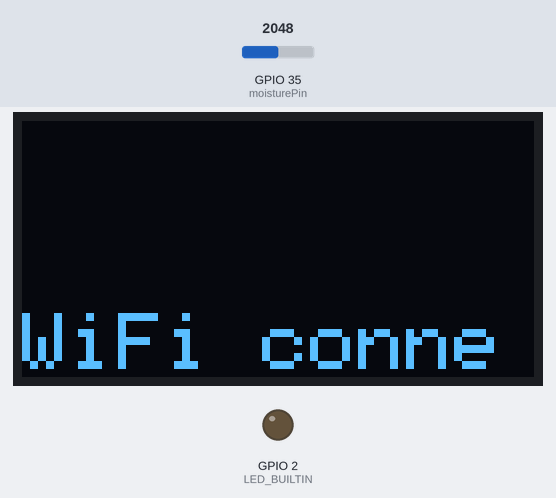
The sketch below on a simulated ESP32. Shown: 128×64 one-colour display, output pins drawn as LEDs (lit = HIGH). The test bench sets the inputs (shaded band); at power-on: GPIO 35 (moisturePin) = 2048. The OLED is the two-colour kind (top 16 rows yellow); WiFi joins after 1.5 s; servers stay silent unless stated; the local clock reads 2024-03-15 10:24:30 at power-on unless the sketch sets it; what the sketch prints to the serial monitor is not drawn.

Above: at 4.7 s.
At 7.0 s:
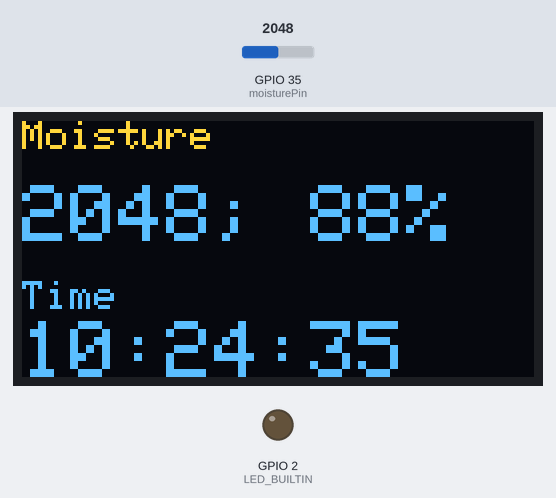
7.1 s: GPIO 35 (moisturePin) set to 1460
At 12.1 s:
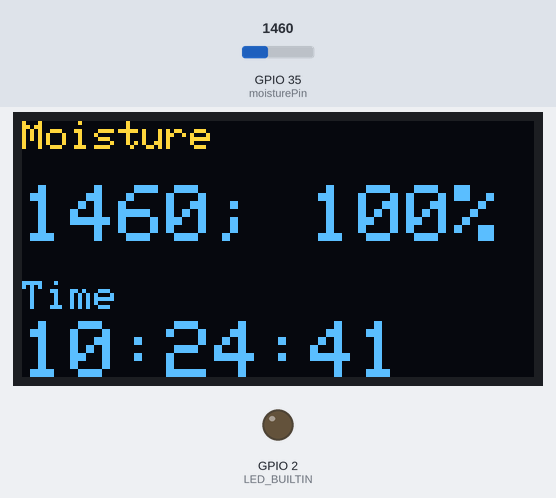
17.6 s: GPIO 35 (moisturePin) set to 1540
At 21.9 s:
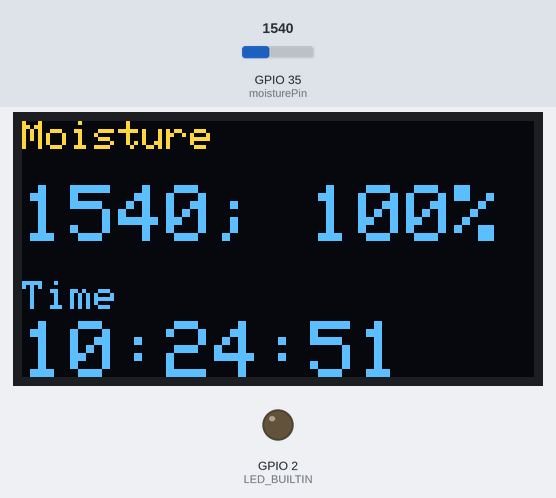
27.8 s: GPIO 35 (moisturePin) set to 1228
At 32.7 s:
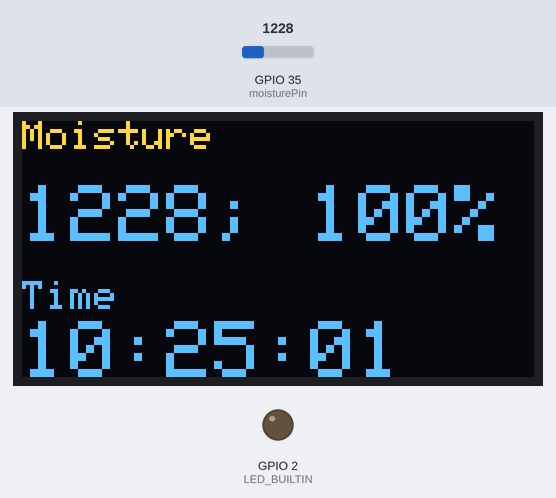
Timing chart, 0 to 43.3 s (numbered marks = the images above; inputs shaded):
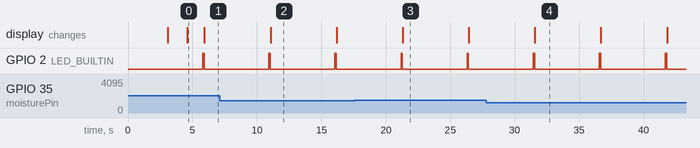

Measured:
- by itself, GPIO 2 (LED_BUILTIN): alternates HIGH for 0.10 s and LOW for 5.0 s
- what the display in image 0 shows lasts 1.3 s, from 4.6 s to 5.9 s
- what the display in image 2 shows lasts 5.1 s, from 11.1 s to 16.2 s

The sketch:

capacitive_moisture_sensor-home.ino
```cpp
#include <Adafruit_GFX.h>
#include <Adafruit_SSD1306.h>
#include <ArduinoOTA.h>
#include <WebServer.h>
#include <WiFi.h>
#include <WiFiClient.h>
#include <WiFiServer.h>
#include <Wire.h>

#define SCREEN_WIDTH 128
#define SCREEN_HEIGHT 64
#define OLED_RESET -1
#define LED_BUILTIN 2

Adafruit_SSD1306 display(SCREEN_WIDTH, SCREEN_HEIGHT, &Wire, OLED_RESET);

// WiFi config
const char* ssid = "FF417-mini_PC";
const char* password = "FF417168";
WiFiServer tcpServer(23);  // data logger
WebServer webServer(80);   // webpage
String logBuffer = "";
String latestData = "";
WiFiClient clientToMiniPC;
WiFiClient incomingClient;
const char* mini_PC_ip = "192.168.137.2";
int mini_PC_port = 5000;

// capacitive moisture config
const int moisturePin = 35;
const int dryValue = 3900;
const int wetValue = 1800;

void handleRoot() {
    String html = "<html><head><meta http-equiv='refresh' content='2'></head><body>";
    html += "<h2>Latest</h2><pre>" + latestData + "</pre>";
    html += "<h2>Log</h2><pre>" + logBuffer + "</pre>";
    html += "</body></html>";
    webServer.send(200, "text/html", html);
}

void i2cScan() {
    Serial.println("\n===== I2C Scanner =====");
    Serial.println("Scanning for OLED...");

    byte error, address;
    int nDevices = 0;

    for (address = 1; address < 127; address++) {
        Wire.beginTransmission(address);
        error = Wire.endTransmission();

        if (error == 0) {
            Serial.print("I2C device found at address 0x");
            if (address < 16) Serial.print("0");
            Serial.print(address, HEX);
            Serial.println("  ← OLED monitor");
            nDevices++;
        } else if (error == 4) {
            Serial.print("Unknown error at address 0x");
            if (address < 16) Serial.print("0");
            Serial.println(address, HEX);
        }
    }

    if (nDevices == 0) {
        Serial.println("No I2C devices found");
    } else {
        Serial.println("Scan complete.");
    }
    Serial.println("=======================\n");
}

void setup() {
    Serial.begin(115200);
    delay(3000);

    Serial.println("Setup start...");

    Wire.begin(21, 22);
    i2cScan();

    // ==== initilize OLED ====
    if (!display.begin(SSD1306_SWITCHCAPVCC, 0x3C)) {
        if (!display.begin(SSD1306_SWITCHCAPVCC, 0x3D)) {
            Serial.println("OLED failed");
            for (;;);
        }
    }

    // ==== initialize built-in LED light ====
    pinMode(LED_BUILTIN, OUTPUT);

    // ==== connecting to WiFi ====
    display.clearDisplay();
    display.setTextColor(SSD1306_WHITE);
    display.setTextSize(2);
    display.println("Connecting to WiFi...");
    display.display();

    Serial.print("Connecting to WiFi...");
    WiFi.mode(WIFI_STA);
    WiFi.begin(ssid, password);
    int attempts = 0;
    while (WiFi.status() != WL_CONNECTED && attempts < 30) {  // wait up to ~15 seconds
        delay(500);
        Serial.print(".");
        attempts++;
    }

    if (WiFi.status() == WL_CONNECTED) {
        Serial.println("\nWiFi connected");
        Serial.print("IP: ");
        Serial.println(WiFi.localIP());

        display.clearDisplay();
        display.setTextSize(2);
        display.println("WiFi connected");
        display.display();

        webServer.on("/", handleRoot);
        webServer.begin();
        tcpServer.begin();
        Serial.println("Open http://" + WiFi.localIP().toString());
    } else {
        Serial.println("\nFailed to connect");
        Serial.print("Status: ");
        Serial.println(WiFi.status());
    }

    ArduinoOTA.setPassword("Amoking2_");
    ArduinoOTA.begin();

    if (clientToMiniPC.connect(mini_PC_ip, mini_PC_port)) {
        String timeFromPC = clientToMiniPC.readStringUntil('\n');
        Serial.println("Received: " + timeFromPC);
        clientToMiniPC.stop();

        struct tm timeinfo;
        int year, month, day, hour, min, sec;

        if (sscanf(timeFromPC.c_str(), "%d-%d-%d %d:%d:%d",
                   &year, &month, &day, &hour, &min, &sec) == 6) {
            timeinfo.tm_year = year - 1900;
            timeinfo.tm_mon = month - 1;
            timeinfo.tm_mday = day;
            timeinfo.tm_hour = hour;
            timeinfo.tm_min = min;
            timeinfo.tm_sec = sec;

            time_t t = mktime(&timeinfo);
            struct timeval tv = {.tv_sec = t};
            settimeofday(&tv, NULL);

            Serial.println("Time set OK");
        } else {
            Serial.println("Parse failed");
        }
    } else {
        Serial.println("Connect failed");
    }

    struct tm timeinfo;
    char timeStr[20];
    if (getLocalTime(&timeinfo)) {
        strftime(timeStr, sizeof(timeStr), "%H:%M:%S", &timeinfo);
        Serial.println(timeStr);
    }
}

void loop() {
    ArduinoOTA.handle();
    webServer.handleClient();
    digitalWrite(LED_BUILTIN, HIGH);
    delay(100);
    digitalWrite(LED_BUILTIN, LOW);

    // Accept new client if none is connected
    if (!incomingClient || !incomingClient.connected()) {
        incomingClient = tcpServer.accept();
    }

    // get mositure
    int raw = analogRead(moisturePin);
    int percent = map(raw, dryValue, wetValue, 0, 100);
    percent = constrain(percent, 0, 100);

    // get time
    struct tm timeinfo;
    char timeStr[20];
    if (getLocalTime(&timeinfo)) {
        strftime(timeStr, sizeof(timeStr), "%Y-%m-%d %H:%M:%S", &timeinfo);
    }

    char line[64];
    snprintf(line, sizeof(line), "%s, %d, %d\n", timeStr, raw, percent);
    // Serial & client output
    if (incomingClient && incomingClient.connected())
        incomingClient.printf(line);

    Serial.print(line);

    // webpage output
    latestData = line;
    logBuffer += line;
    if (logBuffer.length() > 1500) {
        logBuffer.remove(0, 500);  // keep buffer from growing forever
    }

    // show moisture and time on OLED
    display.clearDisplay();
    display.setTextSize(1);
    display.setCursor(0, 0);
    display.println("Moisture");

    display.setTextSize(2);
    display.setCursor(0, 16);
    display.print(raw);
    display.print("; ");
    display.print(percent);
    display.print("%");

    display.setTextSize(1);
    display.setCursor(0, 40);
    display.println("Time");

    display.setTextSize(2);
    display.setCursor(0, 50);
    display.println(timeStr + 11);

    display.display();

    delay(5000);
}
```
